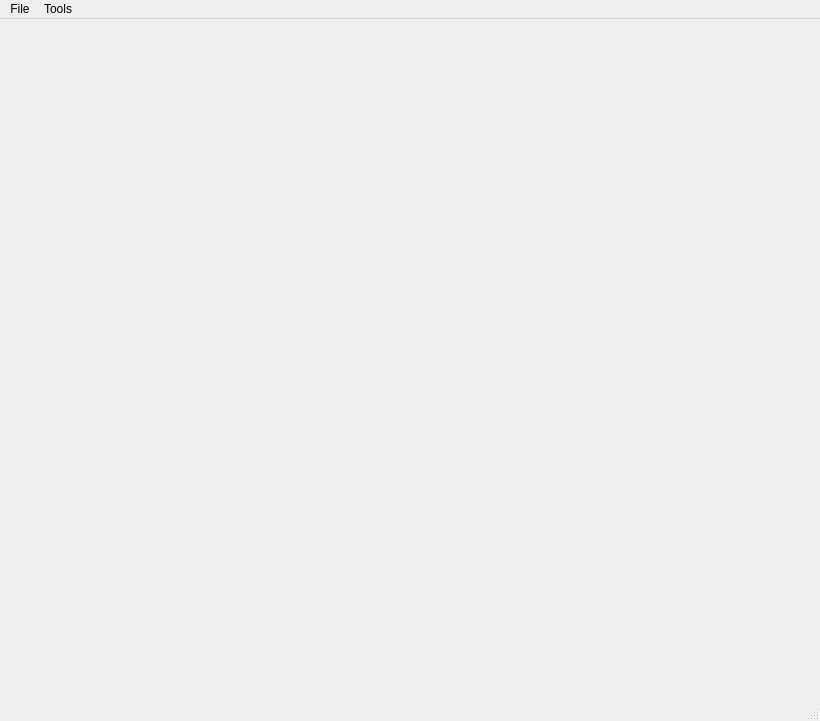
<?xml version="1.0" encoding="UTF-8"?>
<ui version="4.0">
 <class>MainWindow</class>
 <widget class="QMainWindow" name="MainWindow">
  <property name="geometry">
   <rect>
    <x>0</x>
    <y>0</y>
    <width>820</width>
    <height>721</height>
   </rect>
  </property>
  <property name="windowTitle">
   <string>Augmented Reality</string>
  </property>
  <widget class="QWidget" name="centralWidget"/>
  <widget class="QMenuBar" name="menuBar">
   <property name="geometry">
    <rect>
     <x>0</x>
     <y>0</y>
     <width>820</width>
     <height>21</height>
    </rect>
   </property>
   <widget class="QMenu" name="menuFile">
    <property name="title">
     <string>File</string>
    </property>
    <addaction name="actionStart"/>
    <addaction name="actionExit"/>
   </widget>
   <widget class="QMenu" name="menuTools">
    <property name="title">
     <string>Tools</string>
    </property>
    <addaction name="actionIncrease_Zoom"/>
    <addaction name="actionDecrease_Zoom"/>
   </widget>
   <addaction name="menuFile"/>
   <addaction name="menuTools"/>
  </widget>
  <widget class="QStatusBar" name="statusBar"/>
  <action name="actionStart">
   <property name="text">
    <string>Start</string>
   </property>
  </action>
  <action name="actionExit">
   <property name="text">
    <string>Exit</string>
   </property>
  </action>
  <action name="actionIncrease_Zoom">
   <property name="text">
    <string>Increase Zoom</string>
   </property>
  </action>
  <action name="actionDecrease_Zoom">
   <property name="text">
    <string>Decrease Zoom</string>
   </property>
  </action>
 </widget>
 <layoutdefault spacing="6" margin="11"/>
 <resources/>
 <connections/>
</ui>
